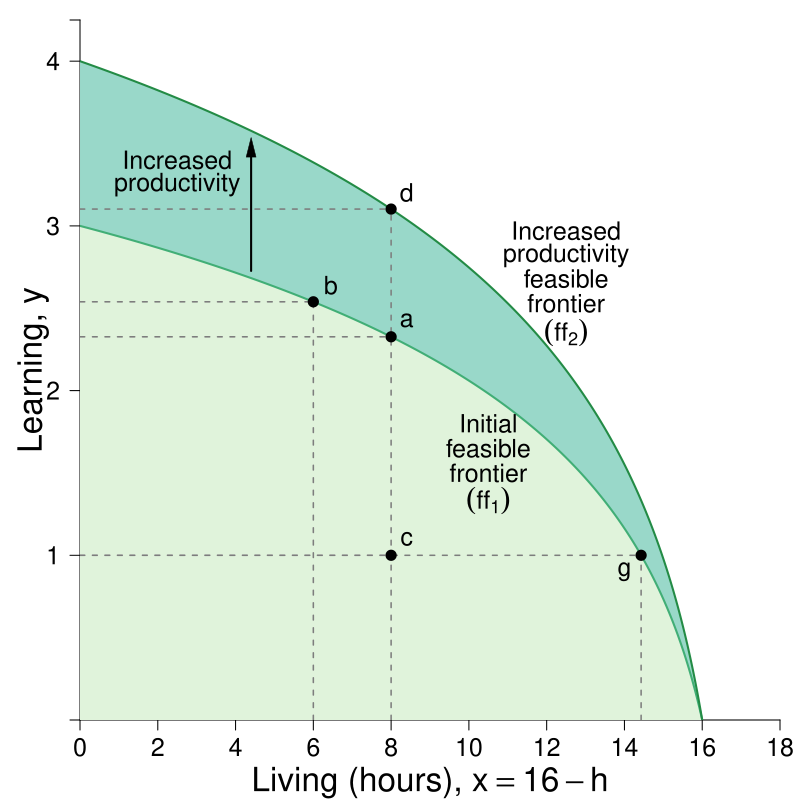

Reproduce this figure in R.
#Graph Designer: Simon Halliday
#Authors: Bowles, Foley and Halliday
#Title: Coordination, Conflict and Competition: A Text in Microeconomics

library(shape)
pdf(file = "constrained_optimization/ff_productivity_change_new.pdf", width = 8, height = 8)

#Set parameters for graphics
pointsize <- 1.8
axislabelsize <- 2
labelsize <- 1.5
namesize <- 1.8
annotatesize <- 1.5
graphlinewidth <- 2
segmentlinewidth <- 1.5

COL <- c("#7fc97f", "#beaed4", "#fdc086", "#ffff99", "#386cb0", "#f0027f", "#bf5b17", "#666666")
COLA <- c("#e0f3db", "#99d8c9","#66c2a4","#41ae76", "#238b45", "#005824")
COLB <- c("#4eb3d3", "#2b8cbe", "#0868ac","#084081")
grays <- gray.colors(25, start = 1, end = 0)


#Edited the margins to cater for the larger LHS labels
par(mar =  c(4, 4, 1, 1))

#Change this to make it log of l 

ppf <- function(x, k = 1.058868, maxx = 17) {
  k*(log(maxx -  x))
}

uFn <- function(x, y, alpha = 0.3){
  (x^alpha)*(y^(1-alpha))
}

xlims <- c(0, 18)
ylims <- c(0, 4.25)

npts <- 501 
x <- seq(xlims[1], xlims[2], length.out = npts)
y <- seq(ylims[1], ylims[2], length.out = npts) 
#a <- c(3.5, 4.58, 5.5) #alpha = 0.5
#a <- c(3, 3.9, 5) #alpha = 0.4
a <- c(2.58, 3.38, 4.28) #alpha = 0.3

plot(0, 0, xlim = xlims, ylim = ylims, type = "n",
     xlab = expression(paste("")),
     ylab = expression(paste("")), 
     xaxt = "n", 
     yaxt = "n", 
     cex.lab = axislabelsize, 
     bty = "n", 
     xaxs="i", 
     yaxs="i"
)


# ticksy <- seq(from = 0, to = ylims[2], by = 1)
# ylabels <- seq(from = 0, to = ylims[2], by = 1)
ticksx <- seq(from = 0, to = xlims[2], by = 2)
xlabels <- seq(from = 0, to = xlims[2], by = 2)
ticksy <- c(ylims[1], 1, 2, 3, 4, ylims[2])
ylabels <- c(NA, 1, 2, 3, 4, NA)
# ticksx <- c(xlims[1], 5.25, 8.944272, xlims[2])
# xlabels <- c(NA, expression(paste(x,"*")), expression(paste(bar(x))), NA)

axis(1, at = ticksx, pos = 0, labels = xlabels, cex.axis = labelsize)
axis(2, at = ticksy, pos = 0, labels = ylabels, las = 1, cex.axis = labelsize)

npts <- 500 
xx1 <- seq(xlims[1], xlims[2], length.out = npts)
xx2 <- seq(0, xlims[2], length.out = npts)
xx3 <- seq(xlims[1], 0, length.out = npts)
xx4 <- seq(-11, 0, length.out = npts)

#Draw the polygon for shading the feasible set

xpoly2 <- seq(from = xlims[1], to = 16, length.out = 500)
ypoly2 <- ppf(xpoly2, k = 4/log(17), maxx = 17)
polygon(x = c(xpoly2, xpoly2[1]), y = c(ypoly2, rev(ypoly2)[1]), col=COLA[2], density=NULL, border = NA)

xpoly1 <- seq(from = xlims[1], to = 16, length.out = 500)
ypoly1 <- ppf(xpoly1, k = 1.058868, maxx = 17)
polygon(x = c(xpoly1, xpoly1[1]), y = c(ypoly1, rev(ypoly1)[1]), col=COLA[1], density=NULL, border = NA)


#Draw the graphs
lines(xx1, ppf(xx1, k = 1.058868, maxx = 17), col = COLA[4], lwd = graphlinewidth)
lines(xx1, ppf(xx1, k = 4/log(17), maxx = 17), col = COLA[5], lwd = graphlinewidth)
#lines(xx2, fishProd(xx2, k = 2), col = COLB[3], lwd = graphlinewidth)
#lines(xx3, feasibleLabor(xx3, time = 10), col = COL[3], lwd = graphlinewidth)
#lines(xx4, manufactureProd(xx4, k = 0.1, alpha = 2), col = COLB[4], lwd = graphlinewidth)

#Label the feasible frontier
text(10.5, 1.8, expression("Initial"), cex = labelsize)
text(10.5, 1.65, expression("feasible"), cex = labelsize)
text(10.5, 1.5, expression("frontier"), cex = labelsize)
text(10.5, 1.33, expression(paste((ff[1]))), cex = labelsize)
#Arrows(12.5, 0.53, 14.9, 0.53, col = "black", lty = 1, lwd = 2, arr.type = "triangle", arr.lwd = 0.5)

#Axis labels
#mtext(expression(paste("Living, ", x)), side = 1, line = 2.5, cex = axislabelsize)
text(0.5*xlims[2], -0.38, expression(paste("Living (hours), ", x == 16 - h)), xpd = TRUE, cex = axislabelsize) 
text(-1.2, 0.5*ylims[2], expression(paste("Learning, ", y)), xpd = TRUE, cex = axislabelsize, srt = 90) 

#Add mrs = mrt at i
#text(8, 2.8, expression(paste(mrs(x,y) == mrt(x,y))), cex = labelsize)


#Label the indifference curves
# text(17, 1, expression(u[1]^A), cex = labelsize)
# text(17, 1.55, expression(u[2]^A), cex = labelsize)
# text(17, 2.25, expression(u[3]^A), cex = labelsize)

#Annotate max u point on feasibility frontier
text(8.4, ppf(8) + 0.1, expression(paste(a)), cex = labelsize)
segments(8, 0, 8, ppf(x = 8, k = 4/log(17) ), lty = 2, col = grays[20], lwd = segmentlinewidth)
segments(0, ppf(x = 8), 8, ppf(x = 8), lty = 2, col = grays[20], lwd = segmentlinewidth)
points(8, ppf(x = 8), pch = 16, col = "black", cex = 1.5)

text(8.4, ppf(x = 8, k = 4/log(17)) + 0.1, expression(paste(d)), cex = labelsize)
segments(0, ppf(x = 8, k = 4/log(17)), 8, ppf(x = 8, k = 4/log(17)), lty = 2, col = grays[20], lwd = segmentlinewidth)
points(8, ppf(x = 8, k = 4/log(17)), pch = 16, col = "black", cex = 1.5)

text(8.4, 1.1, expression(paste(c)), cex = labelsize)
segments(0, 1, 8, 1, lty = 2, col = "gray", lwd = segmentlinewidth)


# text(2.4, ppf(2) + 0.1, expression(paste(a)), cex = labelsize)
# segments(2, 0, 2, ppf(x = 2), lty = 2, col = "gray", lwd = segmentlinewidth)
# segments(0, ppf(x = 2), 2, ppf(x = 2), lty = 2, col = "gray", lwd = segmentlinewidth)
# points(2, ppf(x = 2), pch = 16, col = "black", cex = 1.5)


text(6.45, ppf(6) + 0.1, expression(paste(b)), cex = labelsize)
segments(6, 0, 6, ppf(x = 6), lty = 2, col = grays[20], lwd = segmentlinewidth)
segments(0, ppf(x = 6), 6, ppf(x = 6), lty = 2, col = grays[20], lwd = segmentlinewidth)
points(6, ppf(x = 6), pch = 16, col = "black", cex = 1.5)



text(14, ppf(14.42872) - 0.1, expression(paste(g)), cex = labelsize)
segments(14.42872, 0, 14.42872, ppf(x = 14.42872), lty = 2, col = grays[20], lwd = segmentlinewidth)
segments(0, ppf(x = 14.42872), 14.42872, ppf(x = 14.42872), lty = 2, col = grays[20], lwd = segmentlinewidth)
points(14.42872, ppf(x = 14.42872), pch = 16, col = "black", cex = 1.5)

#Point for c
points(8, 1, pch = 16, col = "black", cex = 1.5)

Arrows(4.4, ppf(x = 8) + 0.4, 4.4, ppf(x = 4.4, k = 4/log(17)) - 0.1, col = "black", lty = 1, lwd = 2, arr.type = "triangle", arr.lwd = 0.5)
text(2.5, 3.4, expression("Increased"), cex = labelsize)
text(2.5, 3.25, expression("productivity"), cex = labelsize)


#Label the feasible frontier
# text(10.5, 3.95, expression("Increased Productivity"), cex = labelsize)
# text(10.5, 3.8, expression("Feasible Frontier"), cex = labelsize)
# text(10.5, 3.65, expression(paste((ff[2]))), cex = labelsize)
text(12.5, 2.97, expression("Increased"), cex = labelsize)
text(12.5, 2.82, expression("productivity"), cex = labelsize)
text(12.5, 2.68, expression("feasible"), cex = labelsize)
text(12.5, 2.53, expression("frontier"), cex = labelsize)
text(12.5, 2.35, expression(paste((ff[2]))), cex = labelsize)


#Arrows(10.5, 3.55, 10.5, 2.8, col = "black", lty = 1, lwd = 2, arr.type = "triangle", arr.lwd = 0.5)


dev.off()
